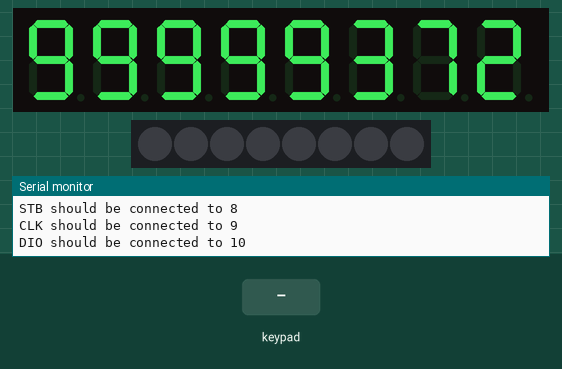
This program was run on a simulated Arduino Nano, built with avr-gcc and run on an emulated ATmega328P. Parts: 8-digit seven-segment display, 8 RGB LEDs in strip order, left to right, the last lines printed to the serial monitor. The inputs (shaded band) are chosen by the test bench.

Above: at 1.2 s.
1.3 s: keypad keys 1 2 pressed 0.4 s apart
At 1.65 s:
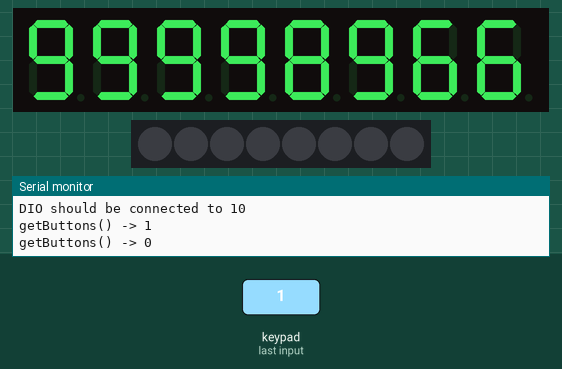
3.9 s: key '3' pressed
At 4.06 s:
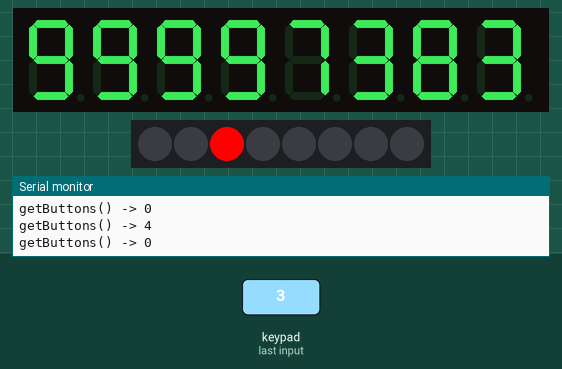
5.4 s: key '4' pressed
At 5.57 s:
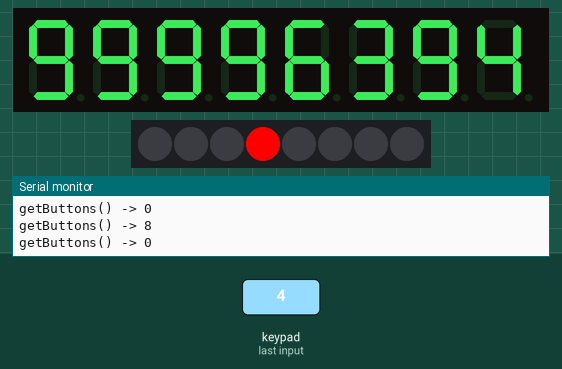
6.9 s: keypad keys 2 5 pressed 0.4 s apart
At 7.07 s:
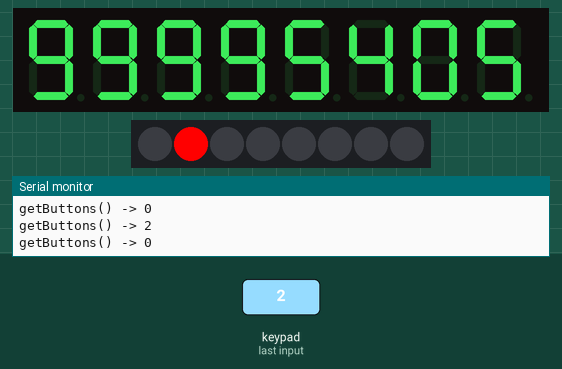
Timing chart, 0 to 9.9 s (numbered marks = the images above; inputs shaded):
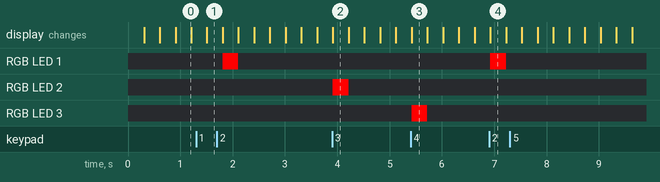

Measured:
- after the input at 1.3 s, the display: changes after 0.21 s (image 1)
- after the input at 3.9 s, the display: changes at once (image 2)
- after the input at 5.4 s, the display: changes at once (image 3)
- after the input at 6.9 s, the display: changes at once (image 4)

The program:

main.cpp
```cpp
#include <Arduino.h>
#include <TM1638.h>

const int stb = 8;
const int clk = 9;
const int dio = 10;

TM1638 module(dio, clk, stb);

void setup() {
  // put your setup code here, to run once:
  Serial.begin(115200);
  Serial.println("TM1638 module test program");
  Serial.print("STB should be connected to ");
  Serial.println(stb);
  Serial.print("CLK should be connected to ");
  Serial.println(clk);
  Serial.print("DIO should be connected to ");
  Serial.println(dio);

  pinMode(stb, OUTPUT);
  pinMode(clk, OUTPUT);
  pinMode(dio, OUTPUT);

  // digitalWrite(stb, LOW);
  // shiftOut(dio, clk, LSBFIRST, 0x8f);
  // shiftOut(dio, clk, LSBFIRST, 0xff);
  // shiftOut(dio, clk, LSBFIRST, 0xff);
  // digitalWrite(stb, HIGH);
  module.setDisplayToHexNumber(0x1234ABCD, 0xF0);
}

void loop() {
  static unsigned long incr = 99999999;
  module.setDisplayToSignedDecNumber(incr--, 0, true);
  static byte lastKeys = 0;
  byte keys = module.getButtons();
  if(lastKeys != keys) {
    Serial.print("getButtons() -> ");
    Serial.println(keys, 16);

    for(int i=0; i<8; i++) {
      bool enabled = (keys & 1 << i) > 0;
      module.setLED(enabled, i);
    }

    lastKeys = keys;
  }
}
```
